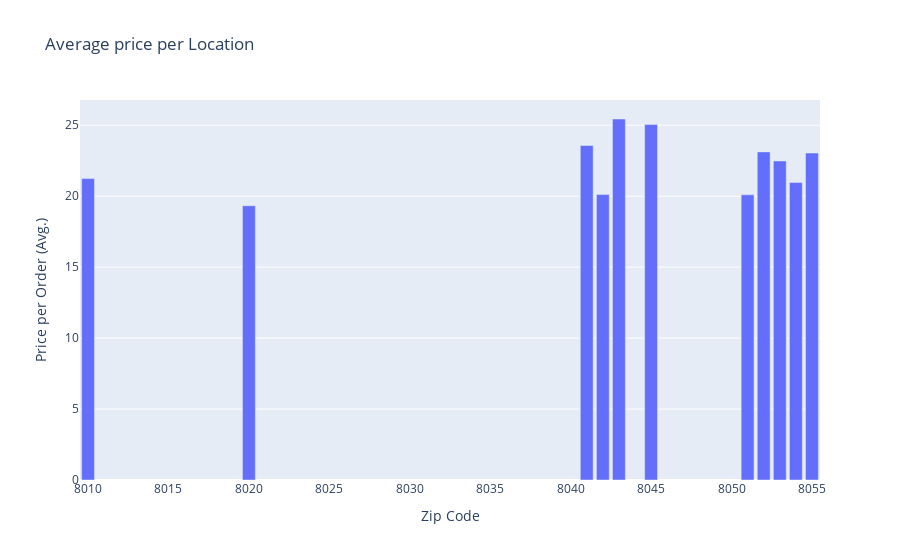

This figure's notebook cell:
### Code cell
# Filtrar las columnas relevantes (código postal y precio de la cesta de compras)
filtered_data = kpibasketd[['zip', 'Month 2']]

# Agrupar por código postal y calcular el promedio del precio de la cesta de compras por cada código postal
grouped_data = filtered_data.groupby('zip').mean().reset_index()

# Crear gráfico de barras
fig = go.Figure(data=go.Bar(x=grouped_data['zip'], y=grouped_data['Month 2']))

# Actualizar diseño
fig.update_layout(title='Average price per Location',
                  xaxis_title='Zip Code',
                  yaxis_title='Price per Order (Avg.)')

# Mostrar gráfico
fig.show()

### Figure 1 — Plotly figure (JSON) as saved in the notebook; plotly's stock layout.template omitted (floating-point values rounded to 4 significant figures)
{"data": [{"type": "bar", "x": [8010, 8020, 8041, 8042, 8043, 8045, 8051, 8052, 8053, 8054, 8055], "y": [21.24, 19.33, 23.57, 20.12, 25.44, 25.06, 20.1, 23.12, 22.49, 20.96, 23.04]}], "layout": {"title": {"text": "Average price per Location"}, "xaxis": {"title": {"text": "Zip Code"}}, "yaxis": {"title": {"text": "Price per Order (Avg.)"}}}}
